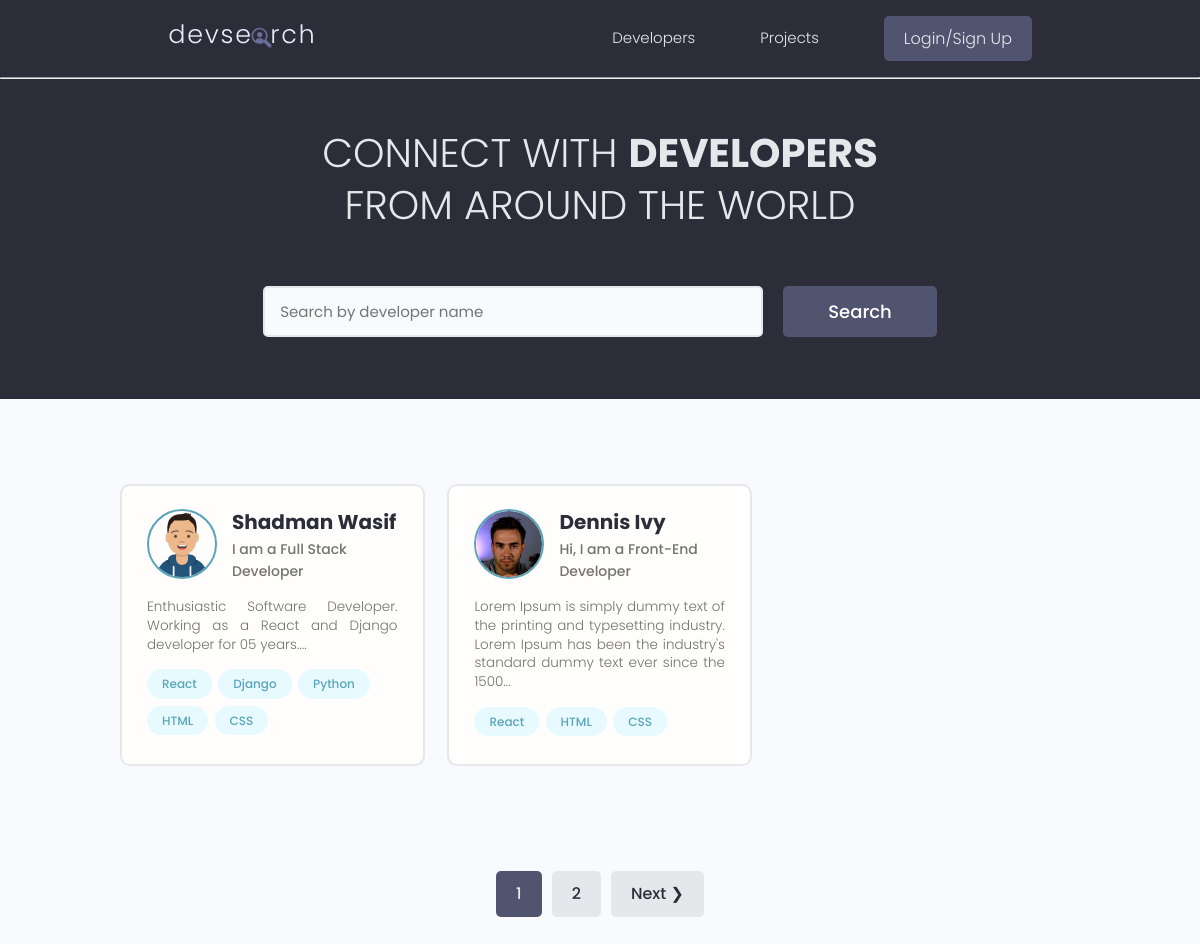
The page / on the database its author committed.
### users/models.py (models this page shows, shortened)
class Profile(models.Model):
    user = models.OneToOneField(User, on_delete=models.CASCADE, null=True, blank=True)
    name = models.CharField(max_length=200, null=True, blank=True)
    email = models.EmailField(max_length=500, null=True, blank=True)
    username = models.CharField(max_length=200, null=True, blank=True)
    location = models.CharField(max_length=200, null=True, blank=True)
    short_intro = models.CharField(max_length=200, null=True, blank=True)
    bio = models.TextField(null=True, blank=True)
    profile_image = models.ImageField(null=True, blank=True, upload_to='profiles/', default='profiles/user-default.png')
    social_github = models.CharField(max_length=200, null=True, blank=True)
    social_twitter = models.CharField(max_length=200, null=True, blank=True)
    social_linkedin = models.CharField(max_length=200, null=True, blank=True)
    social_youtube = models.CharField(max_length=200, null=True, blank=True)
    social_website = models.CharField(max_length=200, null=True, blank=True)
    created = models.DateTimeField(auto_now_add=True)
    id = models.UUIDField(default=uuid.uuid4, unique=True, primary_key=True, editable=False)
    class Meta:
        ordering = ['created']
    @property
    def imageURL(self):
        try:
            url = self.profile_image.url
        except:
            url = ''
        return url

class Skill(models.Model):
    owner = models.ForeignKey(Profile, on_delete=models.CASCADE, null=True, blank=True)
    name = models.CharField(max_length=200, null=True, blank=True)
    description = models.TextField(null=True, blank=True)
    created = models.DateTimeField(auto_now_add=True)
    id = models.UUIDField(default=uuid.uuid4, unique=True, primary_key=True, editable=False)
    def __str__(self):
        return self.name

### users/views.py (the view)
# urls.py: path('', views.profiles, name = "profiles"),
def profiles(request):
    profiles, search_query = searchProfiles(request)
    custom_range, profiles = paginateProfiles(request, profiles, 2)
    context = {'profiles': profiles, 'search_query': search_query, 'custom_range': custom_range}
    return render(request, 'users/profiles.html', context)

### users/utils.py (called while the page is built)
def paginateProfiles(request, profiles, results):
    page = request.GET.get('page')
    paginator = Paginator(profiles, results)
    try:
        profiles = paginator.page(page)
    except PageNotAnInteger:
        page = 1
        profiles = paginator.page(page)
    except EmptyPage:
        page = paginator.num_pages
        profiles = paginator.page(page)
    leftIndex = (int(page) - 4)
    if leftIndex<1:
        leftIndex = 1
    rightIndex = (int(page) + 5)
    if rightIndex > paginator.num_pages:
        rightIndex = paginator.num_pages
    custom_range = range(leftIndex, rightIndex+1)
    return custom_range, profiles

def searchProfiles(request):
    search_query = ''
    if request.GET.get('search_query'):
        search_query = request.GET.get('search_query')
    skills = Skill.objects.filter(name__icontains=search_query)
    profiles = Profile.objects.distinct().filter(
        Q(name__icontains=search_query) | Q(short_intro__icontains=search_query) | Q(skill__in=skills) )
    return profiles, search_query

### users/templates/users/profiles.html (shortened to what this page needs)
{% extends 'main.html' %} {% block content %}
<main class="home">
    <section class="hero-section text-center">
        <div class="container container--narrow">
            <div class="hero-section__box">
                <h2>CONNECT WITH <span>DEVELOPERS</span></h2>
                <h2>FROM AROUND THE WORLD</h2>
            </div>
            <div class="hero-section__search">
                <form id="searchForm" class="form" action="{% url 'profiles' %}" method="GET">
                    <div class="form__field">
                        <input
                            class="input input--text"
                            id="formInput#search"
                            type="text"
                            name="search_query"
                            placeholder="Search by developer name"
                            value="{{search_query}}"
                        />
                    </div>
                    <input
                        class="btn btn--sub btn--lg"
                        type="submit"
                        value="Search"
                    />
                </form>
            </div>
        </div>
    </section>
    <section class="devlist">
        <div class="container">
            <div class="grid grid--three">
                {% for profile in profiles %}
                <div class="column card">
                    <div class="dev">
                        <a href="{% url 'user-profile' profile.id %}" class="card__body">
                            <div class="dev__profile">
                                <img
                                    class="avatar avatar--md"
                                    src="{{ profile.imageURL }}"
                                    alt="image"
                                />
                                <div class="dev__meta">
                                    <h3>{{ profile.name }}</h3>
                                    <h5>{{ profile.short_intro|slice:"60" }}</h5>
                                </div>
                            </div>
                            <p class="dev__info">
                                {{ profile.bio|slice:"150" }}...
                            </p>
                            <div class="dev__skills">
                                {% for skill in profile.skill_set.all|slice:"5" %}
                                <span class="tag tag--pill tag--main">
                                    <small>{{skill}}</small>
                                </span>
                                {% endfor %}
                            </div>
                        </a>
                    </div>
                </div>
                {% endfor %}
            </div>
        </div>
    </section>
    {% include 'pagination.html' with queryset=profiles custom_range=custom_range %}
</main>
{% endblock content %}

### static/styles/app.css (style rules this page uses)
:root { --color-sub: #2d2d39; }
.btn--sub { background-color: var(--color-sub-light); }
.card { border: 2px solid var(--color-light); }
img { width: 100%; }
.hero-section { height: 40vh; display: flex; align-items: center; background-color: var(--color-sub); }
.hero-section__box { margin-bottom: 4rem; }
.hero-section__box > h2, .hero-section__box > h2 > span { font-size: 4rem; color: var(--color-light); line-height: 1.3; text-transform: uppercase; }
.hero-section__box > h2 { font-weight: 300; }
.hero-section__box > h2 > span { font-weight: 700; }
.hero-section__search > .form { display: flex; align-items: center; justify-content: center; gap: 2rem; }
.hero-section__search > .form input.input--text { width: 50rem; }
.devlist { margin-top: 8rem; }
.devlist .grid { align-items: stretch; }
.devlist .dev .dev__profile { display: flex; align-items: center; gap: 1.5rem; }
.devlist .dev .dev__meta h3 { color: var(--color-sub); font-size: 2rem; font-weight: 700; }
.devlist .dev .dev__meta h5 { color: var(--color-text); font-size: 1.4rem; font-weight: 500; }
.devlist .dev .dev__info { margin: 1.5rem 0; font-size: 1.35rem; line-height: 1.4; text-align: justify; }

### static/uikit/styles/modules/_variables.css (style rules this page uses)
:root { --color-main: #5aa5b9; --color-main-light: #e6faff; --color-sub: #3f4156; --color-sub-light: #51546e; --color-sub-lighter: #ededfd; --color-text: #737373; --color-gray: #8b8b8b; --color-light: #e5e7eb; --color-light-gray: #767676; --color-bg: #f8fafd; --color-white: #fffefd; --color-white-light: #f3f3f3; --color-success: #359e64; --color-success-bg: #def8e8; --color-error: #fc4b0b; --color-error-bg: #fff2ee; --font-base: 'Poppins', arial, helvetica, 'Segoe UI', roboto, ubuntu, sans-serif; --font-monospace: 'Fira Code', 'Courier New', courier, monospace; --font-regular: 300; --font-medium: 500; --font-bold: 700; --generic-shadow: 1px 1px 5px #00000010; --generic-transition: all 0.3s ease-in-out; }

### static/uikit/styles/modules/_base.css (style rules this page uses)
* { margin: 0; padding: 0; box-sizing: border-box; text-rendering: optimizeLegibility; color: inherit; font-size: inherit; }
html { font-size: 50%; }
@media only screen and (min-width: 480px) { html { font-size: 56.25%; } }
@media only screen and (min-width: 1200px) { html { font-size: 62.5%; } }
body { line-height: 1.6; font-weight: 400; font-size: 1.5rem; color: var(--color-text); background-color: var(--color-bg); min-height: 100vh; }

### static/uikit/styles/modules/_typography.css (style rules this page uses)
* { font-family: var(--font-base); }
h2 { font-size: 3.6rem; font-weight: var(--font-bold); }
h3 { font-size: 3.2rem; font-weight: var(--font-medium); }
h5 { font-size: 2.4rem; font-weight: var(--font-medium); }
h5, h6 { font-weight: var(--font-regular); }
p, span, strong { font-size: 1.6rem; color: var(--color-text); font-weight: var(--font-regular); }
a { padding-bottom: 2px; text-decoration: none; display: inline-block; color: var(--color-main); font-weight: var(--font-medium); }

### static/uikit/styles/modules/_utilities.css (style rules this page uses)
.container { width: 92%; max-width: 165rem; margin: 0 auto; box-sizing: border-box; }
.container--narrow { width: 92%; max-width: 120rem; }
@media screen and (min-width: 1000px) { .container { width: 90%; } }
@media screen and (min-width: 1000px) { .container--narrow { width: 85%; } }
@media screen and (min-width: 1200px) { .container { width: 80%; } }
@media screen and (min-width: 1200px) { .container--narrow { width: 72%; } }
.text-center { text-align: center; }

### static/uikit/styles/modules/_avatar.css (style rules this page uses)
.avatar { border-radius: 50%; border: 2px solid var(--color-main); object-fit: cover; }
.avatar--md { height: 7rem; width: 7rem; }

### static/uikit/styles/modules/_button.css (style rules this page uses)
.btn { display: inline-block; position: relative; cursor: pointer; background-color: var(--color-light); font-weight: var(--font-medium); color: var(--color-sub); text-decoration: none; padding: 1rem 2rem; border-radius: 0.5rem; border: none; width: -webkit-fit-content; width: -moz-fit-content; width: fit-content; height: -webkit-fit-content; height: -moz-fit-content; height: fit-content; font-size: 1.6rem; outline-width: 0; outline-color: transparent; -webkit-backface-visibility: hidden; backface-visibility: hidden; transition: all 0.3s ease-in-out; }
.btn--sub { background-color: var(--color-sub); color: var(--color-white); }
.btn--lg { font-size: 1.8rem; padding: 1.2rem 4.5rem; }

### static/uikit/styles/modules/_card.css (style rules this page uses)
.card { border-radius: 1rem; background-color: var(--color-white); border: 1.5px solid var(--color-light); width: auto; height: auto; margin-top: 0.5rem; margin-bottom: 0.5rem; overflow: hidden; }
.card__body, .card__header { padding: 2rem 2.5rem; }

### rows shown on the page
Profile: imageURL (picture), name "Shadman Wasif", short_intro "I am a Full Stack Developer", bio "Enthusiastic Software Developer. Working as a React and Django developer for 05 years."
Skill: name "React"
Skill: name "Django"
Skill: name "Python"
Skill: name "HTML"
Skill: name "CSS"
Profile: imageURL (picture), name "Dennis Ivy", short_intro "Hi, I am a Front-End Developer", bio "Lorem Ipsum is simply dummy text of the printing and typesetting industry. Lorem Ipsum has been the industry's standard dummy text ever since the 1500"
Skill: name "React"
Skill: name "HTML"
Skill: name "CSS"

### other values the page prints
{{ page }} "1"
{{ page }} "2"
